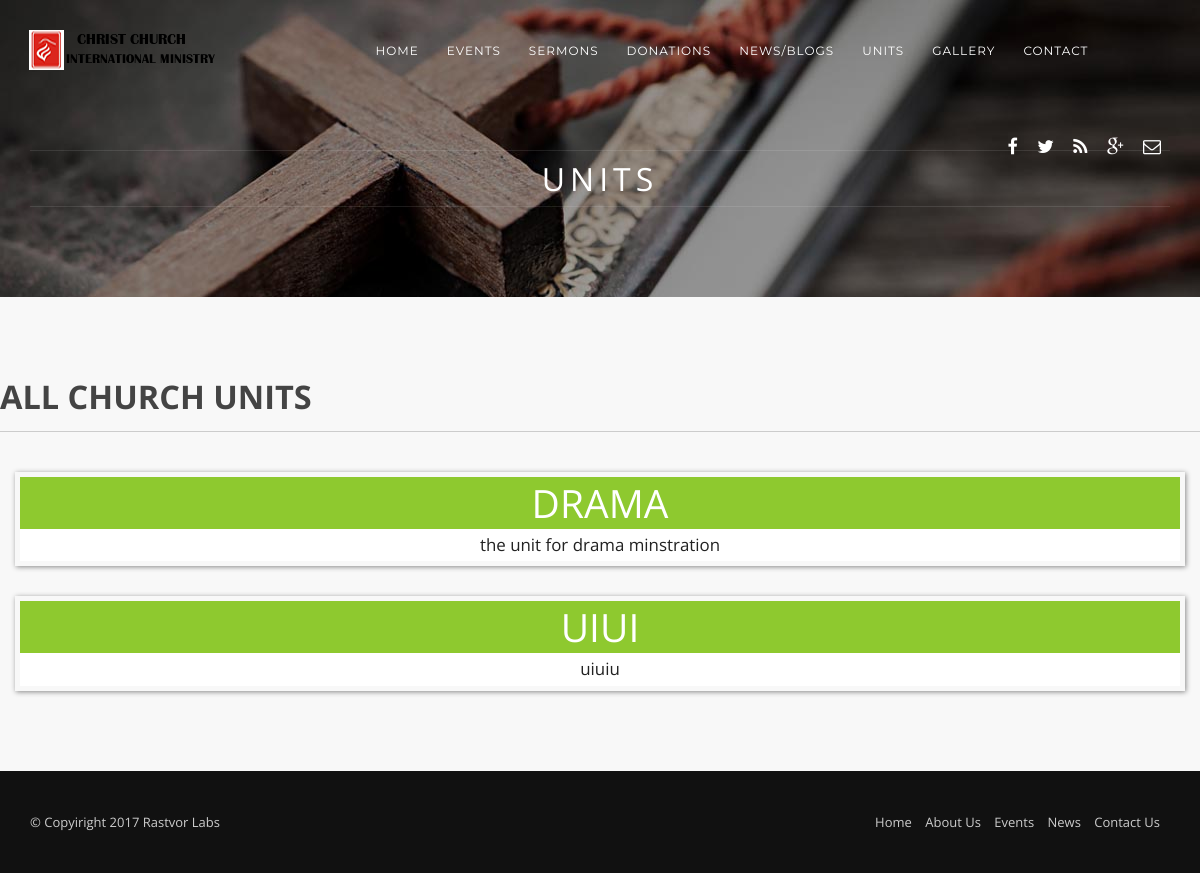
Before: /st/v/units with the older database file.
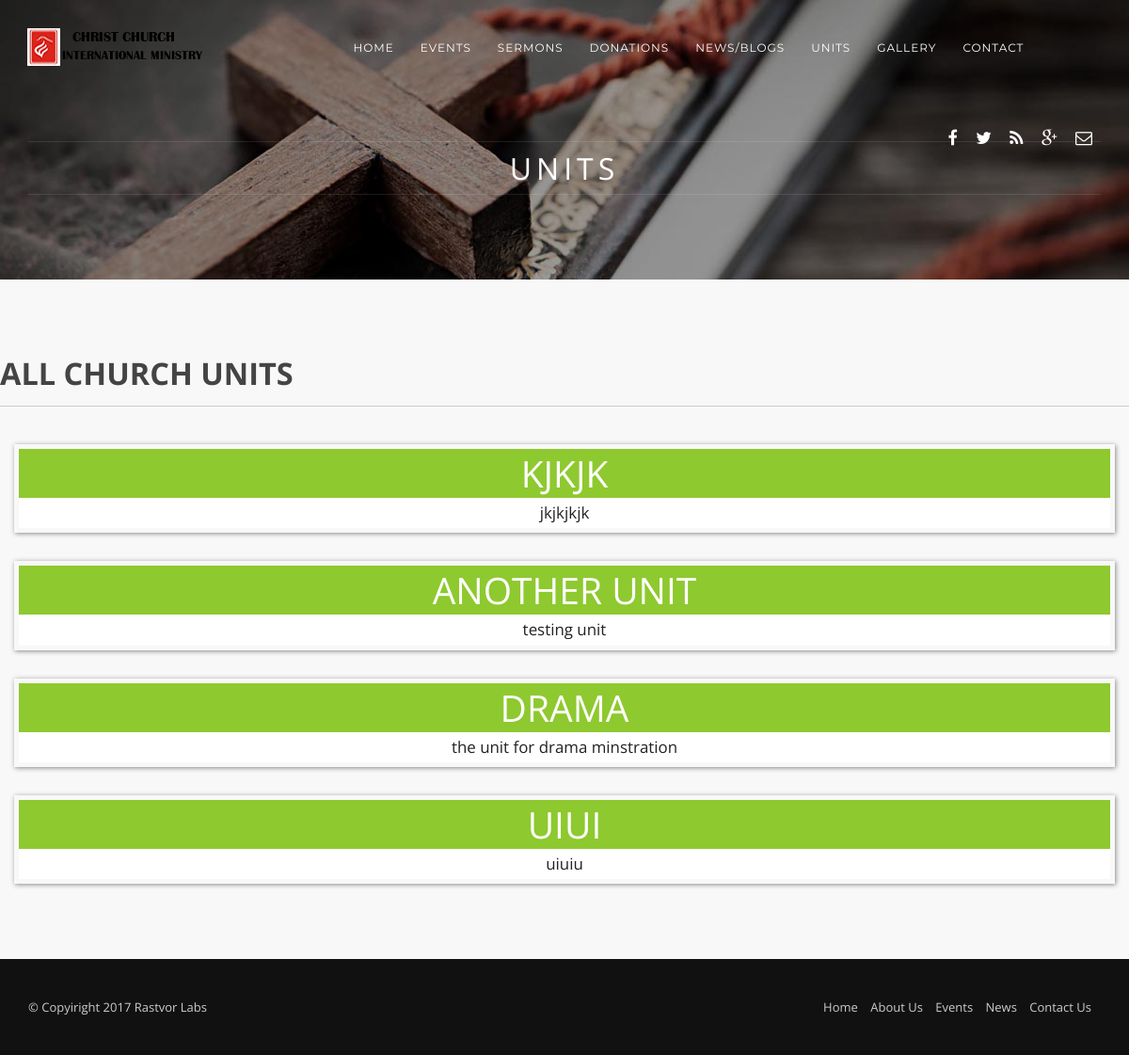
After: the same page with the newer database file.
### tables this page shows
CREATE TABLE `unit` (
  `ID` int(11) NOT NULL AUTO_INCREMENT,
  `unit_name` varchar(150) NOT NULL,
  `brief_description` varchar(300) NOT NULL,
  `full_description` text NOT NULL,
  `joining_instruction` text NOT NULL,
  `status` tinyint(1) NOT NULL DEFAULT 1,
  PRIMARY KEY (`ID`),
  UNIQUE KEY `unit_name` (`unit_name`)
);

### application/controllers/St.php (called while the page is built, shortened)
<?php
class St extends CI_Controller {
	public function __construct($value='')
	{
		$this->load->helper('url');
		$this->load->helper('string');
		$this->load->database();
		$this->load->library('session');
	}
	public function v($page='index',$param=false)
	{
		$data = array();
		$method = $page.'Data';
		if (method_exists($this, $method)) {
			if ($param) {
				$data=$this->$method($param);
			} else {
				$data=$this->$method();
			}
		}
		$this->load->view('static/'.$page,$data);
	}
	private function unitsData()
	{
		$query ="select * from unit where status=1 order by id desc";
		$result = $this->db->query($query);
		$result = $result->result_array();
		$return['units'] = $result;
		return $return;
	}
}

### index.php (called while the page is built, shortened)
<?php
require_once BASEPATH.'core/CodeIgniter.php';

### application/views/static/units.php (the view, shortened to what this page needs)
 <?php include "includes/header_home.php" ?>
        <section id="subheader" data-speed="2" data-type="background">
            <div class="container">
                <div class="row">
                    <div class="col-md-12">
                        <h1>Units</h1>
                    </div>
                </div>
            </div>
        </section>
        <div id="content">
        <div class="article-title">All church Units</div>
            <div class="container">
                <div class="row">
                    <?php if ($units): ?>
                        <?php foreach ($units as $unit): ?>
                            <div class="church-unit">
                               <a class="" href="<?php echo base_url('st/v/unit/'.$unit['ID']) ?>" >
                                   <div class="unit-name"><?php echo $unit['unit_name'] ?></div>
                                   <div class="unit-description"><?php echo $unit['brief_description'] ?></div>
                               </a>
                            </div>
                        <?php endforeach ?>
                    <?php else: ?>
                        <div>cannot find any unit</div>
                    <?php endif ?>
                </div>
            </div>
        </div>
        <footer>
            <div class="container">
                <div class="row">
                    <div class="col-md-6">
                        &copy; Copyiright 2017 Rastvor Labs
                    </div>
                    <div class="col-md-6">
                        <nav>
                            <ul>
                                <li><a href="#">Home</a></li>
                                <li><a href="#">About Us</a></li>
                                <li><a href="#">Events</a></li>
                                <li><a href="#">News</a></li>
                                <li><a href="#">Contact Us</a></li>
                            </ul>
                        </nav>
                    </div>
                </div>
            </div>
        </footer>
    </div>
</body>
 </html>

Changed rows visible on the page:
added unit: unit_name "KJKJK", brief_description "jkjkjkjk"
added unit: unit_name "ANOTHER UNIT", brief_description "testing unit"
